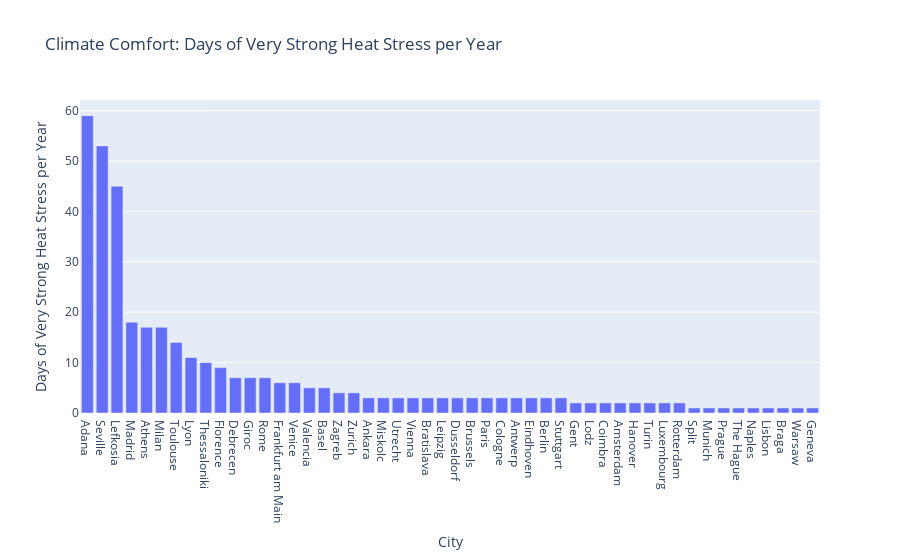

Notebook cell for this chart:
### Markdown cell above
#### 1.5.5 Climate Comfort: Strong Heat Stress Ratio

### Code cell
# Heat Stress Analysis
print('Cities with the most amount of days with very strong heat:')
print(city_data.sort_values(by='Days of very strong heat stress')[['City', 'Country', 'Days of very strong heat stress']].head(10))

print('\nCities lower amount of days with very strong heat stress:')
print(city_data.sort_values(by='Days of very strong heat stress', ascending=False)[['City', 'Country', 'Days of very strong heat stress']].head(10))

# graphical representation
plot_heat_stress = city_data[city_data['Days of very strong heat stress'] > 0]
plot_heat_stress.sort_values(by='Days of very strong heat stress', ascending=False, inplace=True)

# Iteractive Bar plot
fig5 = px.bar(plot_heat_stress, x = 'City', y= 'Days of very strong heat stress', title='Climate Comfort: Days of Very Strong Heat Stress per Year', labels={'City':'City', 'Days of very strong heat stress':'Days of Very Strong Heat Stress per Year'}, hover_name='City', hover_data=['Country'])
fig5.show()

### Figure 1 — Plotly figure (JSON) as saved in the notebook; plotly's stock layout.template omitted (floating-point values rounded to 4 significant figures)
{"data": [{"customdata": [["Turkiye"], ["Spain"], ["Cyprus"], ["Spain"], ["Greece"], ["Italy"], ["France"], ["France"], ["Greece"], ["Italy"], ["Hungary"], ["Romania"], ["Italy"], ["Germany"], ["Italy"], ["Spain"], ["Switzerland"], ["Croatia"], ["Switzerland"], ["Turkiye"], ["Hungary"], ["Netherlands"], ["Austria"], ["Slovak Republic"], ["Germany"], ["Germany"], ["Belgium"], ["France"], ["Germany"], ["Belgium"], ["Netherlands"], ["Germany"], ["Germany"], ["Belgium"], ["Poland"], ["Portugal"], ["Netherlands"], ["Germany"], ["Italy"], ["Luxembourg"], ["Netherlands"], ["Croatia"], ["Germany"], ["Czechia"], ["Netherlands"], ["Italy"], ["Portugal"], ["Portugal"], ["Poland"], ["Switzerland"]], "hovertemplate": "<b>%{hovertext}</b><br><br>City=%{x}<br>Days of Very Strong Heat Stress per Year=%{y}<br>Country=%{customdata[0]}<extra></extra>", "hovertext": ["Adana", "Seville", "Lefkosia", "Madrid", "Athens", "Milan", "Toulouse", "Lyon", "Thessaloniki", "Florence", "Debrecen", "Giroc", "Rome", "Frankfurt am Main", "Venice", "Valencia", "Basel", "Zagreb", "Zurich", "Ankara", "Miskolc", "Utrecht", "Vienna", "Bratislava", "Leipzig", "Dusseldorf", "Brussels", "Paris", "Cologne", "Antwerp", "Eindhoven", "Berlin", "Stuttgart", "Gent", "Lodz", "Coimbra", "Amsterdam", "Hanover", "Turin", "Luxembourg", "Rotterdam", "Split", "Munich", "Prague", "The Hague", "Naples", "Lisbon", "Braga", "Warsaw", "Geneva"], "legendgroup": "", "marker": {"color": "#636efa", "pattern": {"shape": ""}}, "name": "", "orientation": "v", "showlegend": false, "textposition": "auto", "type": "bar", "x": ["Adana", "Seville", "Lefkosia", "Madrid", "Athens", "Milan", "Toulouse", "Lyon", "Thessaloniki", "Florence", "Debrecen", "Giroc", "Rome", "Frankfurt am Main", "Venice", "Valencia", "Basel", "Zagreb", "Zurich", "Ankara", "Miskolc", "Utrecht", "Vienna", "Bratislava", "Leipzig", "Dusseldorf", "Brussels", "Paris", "Cologne", "Antwerp", "Eindhoven", "Berlin", "Stuttgart", "Gent", "Lodz", "Coimbra", "Amsterdam", "Hanover", "Turin", "Luxembourg", "Rotterdam", "Split", "Munich", "Prague", "The Hague", "Naples", "Lisbon", "Braga", "Warsaw", "Geneva"], "xaxis": "x", "y": [59, 53, 45, 18, 17, 17, 14, 11, 10, 9, 7, 7, 7, 6, 6, 5, 5, 4, 4, 3, 3, 3, 3, 3, 3, 3, 3, 3, 3, 3, 3, 3, 3, 2, 2, 2, 2, 2, 2, 2, 2, 1, 1, 1, 1, 1, 1, 1, 1, 1], "yaxis": "y"}], "layout": {"barmode": "relative", "legend": {"tracegroupgap": 0}, "title": {"text": "Climate Comfort: Days of Very Strong Heat Stress per Year"}, "xaxis": {"anchor": "y", "domain": [0, 1], "title": {"text": "City"}}, "yaxis": {"anchor": "x", "domain": [0, 1], "title": {"text": "Days of Very Strong Heat Stress per Year"}}}}
